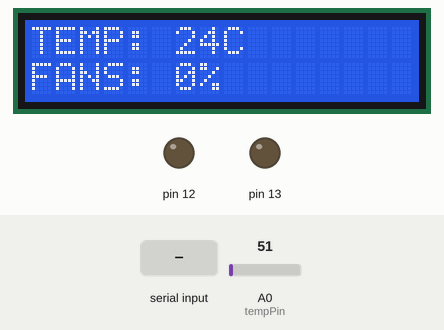
Recording of a sketch running on a simulated Arduino Uno, built with avr-gcc and run on an emulated ATmega328P. Shown: 16×2 character LCD, output pins drawn as LEDs (lit = HIGH). Inputs (shaded band) come from the test bench; at power-on: A0 (tempPin) = 51. What the sketch prints to the serial monitor is not drawn.

Above: at 1.2 s.
1.3 s: "light on" received over Serial
At 1.73 s:
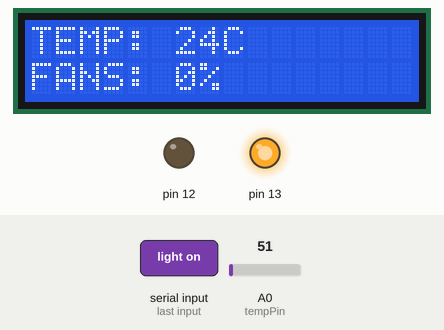
3.8 s: "all on" received over Serial
At 4.21 s:
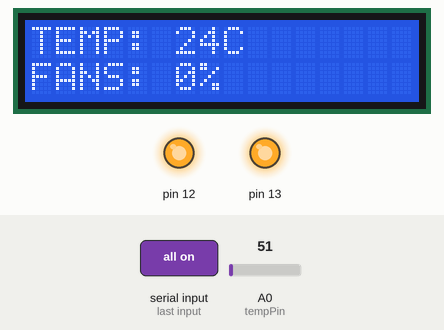
6.3 s: "light off" received over Serial
At 6.7 s:
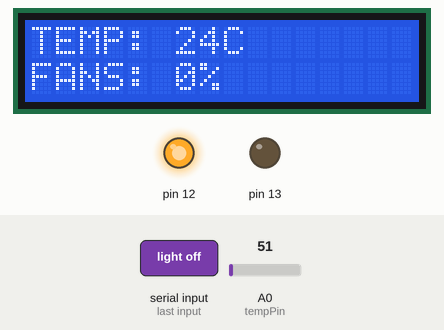
8.8 s: A0 (tempPin) set to 61
At 9.17 s:
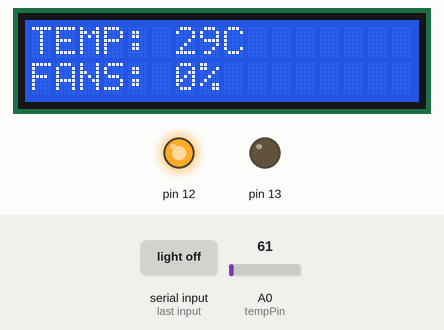
10.4 s: "fan off" received over Serial
At 10.62 s:
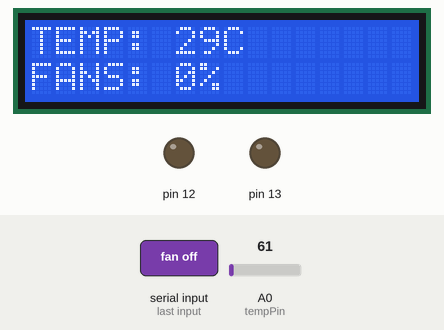
13.4 s: "fan on" received over Serial
At 13.72 s:
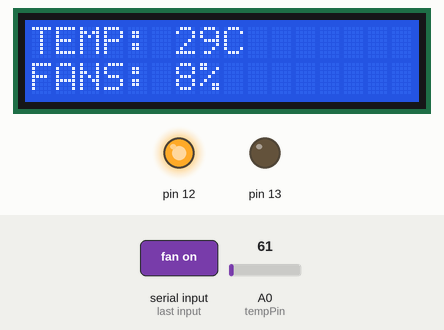
Timing chart, 0 to 16.4 s (numbered marks = the images above; inputs shaded):
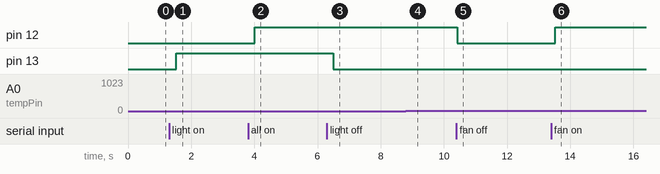

Measured:
- after the input at 1.3 s, pin 13: LOW → HIGH after 0.22 s
- after the input at 3.8 s, pin 12: LOW → HIGH after 0.21 s
- after the input at 6.3 s, pin 13: HIGH → LOW after 0.20 s
- after the input at 8.8 s, the display: first differs from a run without the input after 0.17 s (image 4)
- after the input at 10.4 s, pin 12: HIGH → LOW at once
- after the input at 13.4 s, pin 12: LOW → HIGH after 0.12 s; the display: changes after 0.12 s (image 6)
- what the display in image 0 shows lasts 0.4 s, from 0.9 s to 1.3 s

The sketch:

ARDUINO_UNO.ino
```cpp
#include <LiquidCrystal.h>
LiquidCrystal lcd(2,3,4,5,6,7);
int tempPin = A0; // the output pin of LM35
int temp;
int tempMin = 25; // the temperature to start the fan 0%
int tempMax = 70; // the maximum temperature when fan is at 100%
int fanSpeed;
int fanLCD;
char check = 'Y';
String voice;

void setup() {
pinMode(13, OUTPUT);
pinMode(12, OUTPUT);
pinMode(tempPin, INPUT);
lcd.begin(16,2);
Serial.begin(9600);
}

void loop() {
while(Serial.available()){
  delay(3);
  char c = Serial.read();
  voice+=c;
  }
temp = readTemp();
Serial.print( temp );

if(voice.length() >0)
{
  Serial.println(voice);

  if(voice == "light on")
  {
    digitalWrite(13, HIGH);
    fanLCD = 0;
  }
  if(voice == "light off")
  {

    digitalWrite(13, LOW);
    fanLCD = 0;
  }
  temp = readTemp();
  if((voice == "fan on"))
  {
	  check = 'X';
  }

  if(voice == "fan off")
  {
    check = 'Y';
    digitalWrite(12, LOW);
    fanLCD = 0;
  }
  if(voice == "all on")
  {
    digitalWrite(12, HIGH);
    digitalWrite(13, HIGH);
  }
  if(voice == "all off")
  {
    digitalWrite(12, LOW);
    digitalWrite(13, LOW);
    fanLCD = 0;
  }
  voice = "";
  }

  temp = readTemp(); // get the temperature
  Serial.print( temp );
  if (temp == tempMin){
    fanSpeed = 0; // fan is not spinning
    //analogWrite(12, fanSpeed);
    fanLCD=0;
    digitalWrite(12, LOW);
  }

  if((check == 'X')&&(temp > tempMin) && (temp <= tempMax)) // if temperature is higher than minimum temp
  {
  fanSpeed = temp;//map(temp, tempMin, tempMax, 0, 100); // the actual speed of fan//map(temp, tempMin, tempMax, 32, 255);
  fanSpeed=1.5*fanSpeed;
  fanLCD = map(temp, tempMin, tempMax, 0, 100); // speed of fan to display on LCD100
  analogWrite(12, fanSpeed); // spin the fan at the fanSpeed speed
  digitalWrite(12, HIGH);
  }

  lcd.print("TEMP: ");
  lcd.print(temp); // display the temperature
  lcd.print("C ");
  lcd.setCursor(0,1); // move cursor to next line
  lcd.print("FANS: ");
  lcd.print(fanLCD); // display the fan speed
  lcd.print("%");
  delay(200);
  lcd.clear();

}

int readTemp() { // get the temperature and convert it to celsius
temp = analogRead(tempPin);
return temp * 0.48828125;
}
```
